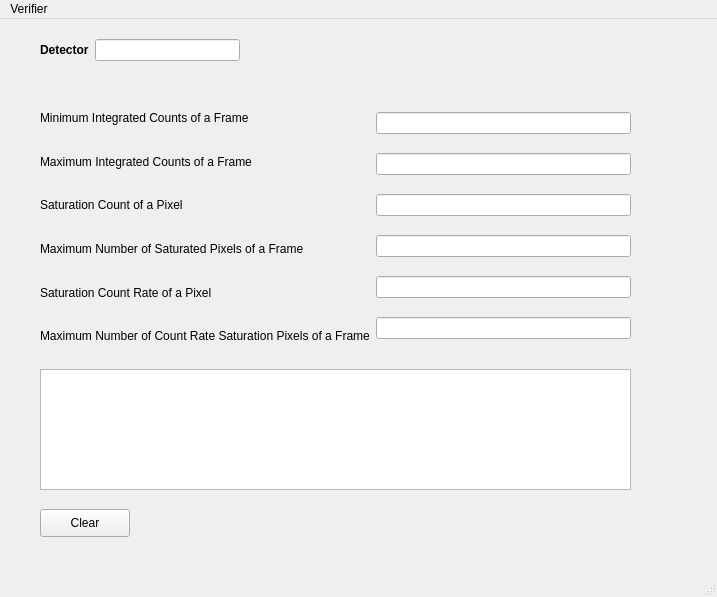
<?xml version="1.0" encoding="UTF-8"?>
<ui version="4.0">
 <class>MainWindow</class>
 <widget class="QMainWindow" name="MainWindow">
  <property name="geometry">
   <rect>
    <x>0</x>
    <y>0</y>
    <width>717</width>
    <height>597</height>
   </rect>
  </property>
  <property name="windowTitle">
   <string>MainWindow</string>
  </property>
  <widget class="QWidget" name="centralwidget">
   <widget class="QWidget" name="layoutWidget">
    <property name="geometry">
     <rect>
      <x>40</x>
      <y>20</y>
      <width>200</width>
      <height>34</height>
     </rect>
    </property>
    <layout class="QFormLayout" name="formLayout">
     <item row="0" column="0">
      <widget class="QLabel" name="label_5">
       <property name="text">
        <string>&lt;html&gt;&lt;head/&gt;&lt;body&gt;&lt;p&gt;&lt;span style=&quot; font-weight:600;&quot;&gt;Detector&lt;/span&gt;&lt;/p&gt;&lt;/body&gt;&lt;/html&gt;</string>
       </property>
      </widget>
     </item>
     <item row="0" column="1">
      <widget class="QLineEdit" name="det_name"/>
     </item>
    </layout>
   </widget>
   <widget class="QWidget" name="layoutWidget">
    <property name="geometry">
     <rect>
      <x>40</x>
      <y>80</y>
      <width>591</width>
      <height>256</height>
     </rect>
    </property>
    <layout class="QHBoxLayout" name="horizontalLayout">
     <item>
      <layout class="QVBoxLayout" name="verticalLayout_2">
       <item>
        <widget class="QLabel" name="label">
         <property name="text">
          <string>Minimum Integrated Counts of a Frame</string>
         </property>
        </widget>
       </item>
       <item>
        <widget class="QLabel" name="label_2">
         <property name="text">
          <string>Maximum Integrated Counts of a Frame</string>
         </property>
        </widget>
       </item>
       <item>
        <widget class="QLabel" name="label_6">
         <property name="text">
          <string>Saturation Count of a Pixel</string>
         </property>
        </widget>
       </item>
       <item>
        <widget class="QLabel" name="label_3">
         <property name="text">
          <string>Maximum Number of Saturated Pixels of a Frame</string>
         </property>
        </widget>
       </item>
       <item>
        <widget class="QLabel" name="label_4">
         <property name="text">
          <string>Saturation Count Rate of a Pixel</string>
         </property>
        </widget>
       </item>
       <item>
        <widget class="QLabel" name="label_7">
         <property name="text">
          <string>Maximum Number of Count Rate Saturation Pixels of a Frame</string>
         </property>
        </widget>
       </item>
      </layout>
     </item>
     <item>
      <layout class="QVBoxLayout" name="verticalLayout">
       <item>
        <widget class="QLineEdit" name="sum_ll"/>
       </item>
       <item>
        <widget class="QLineEdit" name="sum_hl"/>
       </item>
       <item>
        <widget class="QLineEdit" name="pix_sat_hl"/>
       </item>
       <item>
        <widget class="QLineEdit" name="Npix_sat_hl"/>
       </item>
       <item>
        <widget class="QLineEdit" name="pix_sat_cnt_rate_hl"/>
       </item>
       <item>
        <widget class="QLineEdit" name="Npix_sat_cnt_rate_hl"/>
       </item>
      </layout>
     </item>
    </layout>
   </widget>
   <widget class="QListWidget" name="list_failed">
    <property name="geometry">
     <rect>
      <x>40</x>
      <y>350</y>
      <width>591</width>
      <height>121</height>
     </rect>
    </property>
    <property name="mouseTracking">
     <bool>true</bool>
    </property>
   </widget>
   <widget class="QPushButton" name="clear_list">
    <property name="geometry">
     <rect>
      <x>40</x>
      <y>490</y>
      <width>90</width>
      <height>28</height>
     </rect>
    </property>
    <property name="text">
     <string>Clear</string>
    </property>
   </widget>
  </widget>
  <widget class="QMenuBar" name="menuBar">
   <property name="geometry">
    <rect>
     <x>0</x>
     <y>0</y>
     <width>717</width>
     <height>28</height>
    </rect>
   </property>
   <widget class="QMenu" name="menuVerifier">
    <property name="title">
     <string>Verifier</string>
    </property>
    <addaction name="actionStart_verifier"/>
    <addaction name="actionStop_verifier"/>
   </widget>
   <addaction name="menuVerifier"/>
  </widget>
  <widget class="QStatusBar" name="statusBar"/>
  <action name="actionStart_verifier">
   <property name="text">
    <string>start verifier</string>
   </property>
  </action>
  <action name="actionStop_verifier">
   <property name="text">
    <string>stop verifier</string>
   </property>
  </action>
 </widget>
 <resources/>
 <connections/>
</ui>
